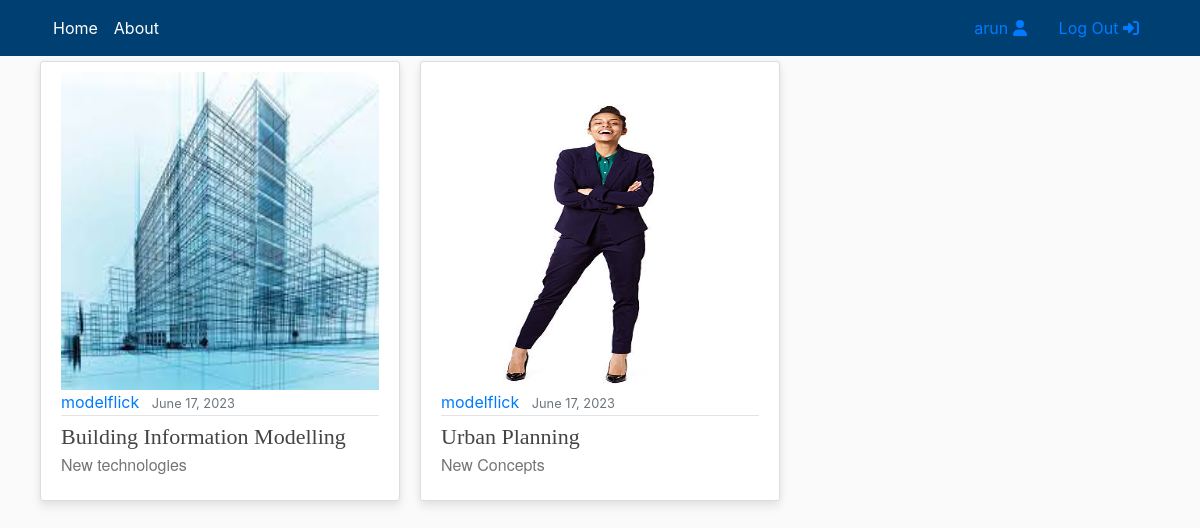
The app's page / (signed in) with its own data.
### users/models.py (models this page shows)
class CustomUser(AbstractUser):
    def image_upload_to(self, instance=None):
        if instance:
            return os.path.join("Users", self.username, instance)
        return None
    STATUS = (
        ('regular','regular'),
        ('subscriber','subscriber'),
        ('moderator','moderator')
    )
    email = models.EmailField(unique=True)
    status = models.CharField(max_length=100, choices=STATUS, default='regular')
    description = models.TextField('Description', max_length=600, default='', blank = True)
    image = models.ImageField(default = 'default/user.jpg',upload_to = image_upload_to)
    def __str__(self):
        return self.username

### main/models.py (models this page shows, shortened)
class ArticleSeries(models.Model):
    def image_upload_to(self, instance=None):
        if instance:
            return os.path.join("ArticleSeries", slugify(self.slug), instance)
        return None
    title = models.CharField(max_length=200)
    subtitle = models.CharField(max_length=200, default = '', blank = True)
    slug = models.SlugField('Article slug', null=False, blank= False, unique=True)
    published = models.DateTimeField('Date published', default=timezone.now)
    author = models.ForeignKey(get_user_model(), default=1, on_delete=models.SET_DEFAULT)
    image = models.ImageField(default = 'default/noimage.jpg',upload_to = image_upload_to, max_length = 255)
    class Meta:
        verbose_name_plural = 'Series'
        ordering = ['-published']

### main/views.py (the view)
# urls.py: path('', views.home, name = 'home'),
def home(request):
    matching_series = ArticleSeries.objects.all()
    return render(
        request=request,
        template_name = 'main/home.html',
        context = {'objects': matching_series}
        )

### main/templates/main/home.html
{% extends "main/header.html" %}
{% block content %}
    <div class="row display-flex justify-content-start">
    {% for object in objects %}
        <div class="col-lg-4 col-md-6 col-sm-12 mobiledevice">
            <article class="media content-section customhover" style="height: 95%;">
                <div class="media-body">
                    <a href="/{{object.slug}}">
                        <div class="aspect-ratio-box">
                            <img class="img-fluid" src="{{ object.image.url }}" alt="Image">
                        </div>
                    </a>
                    <div class="article-metadata">
                        <a class='mr-2' href="{% url 'profile' object.author %}">{{ object.author }}</a>
                        <small class="text-muted">{{ object.published|date:"F d, Y" }}</small>
                    </div>
                    <div>
                        <a class="article-title line-clamp-2 title-style" style="font-size: 22px" href="/{{object.slug}}">
                            {{ object.title }}
                        </a>
                        <a href="/{{object.slug}}" style="text-decoration: none;">
                            <p class="article-content line-clamp-5 subtitle-style">{{ object.subtitle }}</p>
                        </a>
                    </div>
                </div>
            </article>
        </div>
    {% endfor %}
    </div>
{% endblock content %}

### main/templates/main/includes/navbar.html (shortened to what this page needs)
<header class="site-header" style="margin-bottom: 5px">
    <nav class="navbar navbar-expand-md navbar-color">
        <div class="container">
            <div class="navbar-nav">
                <a class="nav-item nav-link" href="/">Home</a>
            </div>
            <div class="collapse navbar-collapse" id="navbarToggle">
                <div class="navbar-nav mr-auto">
                    <a class="nav-item nav-link" href="/">About</a>
                </div>
                {% if user.is_authenticated %}
                    <a class="nav-item nav-link" href="{% url 'profile' user.username %}">
                        {{user.username}} <i class="fas fa-user"></i>
                    </a>
                    <a class="nav-item nav-link" href="{% url 'logout' %}">
                        Log Out <i class="fas fa-sign-in-alt"></i>
                    </a>
                {% endif %}
                </div>
            </div>
    </nav>
</header>

### main/static/main/main.css (style rules this page uses)
:root { --footercolor: #003F72; --navbarcolor: #003F72; --btncolor: #003F72; --socialcolor: #003F72; --brightText: #ffffff; }
.navbar-color { background-color: var(--navbarcolor); }
body { background: #fafafa; }
.site-header .navbar-nav .nav-link { color: var(--brightText); }
.content-section { background: #ffffff; padding: 10px 20px; border: 1px solid #dddddd; border-radius: 3px; margin-bottom: 20px; }
.article-title { color: #444444; }
.article-content { white-space: pre-line; }
.article-metadata { padding-bottom: 1px; margin-bottom: 4px; border-bottom: 1px solid #e3e3e3 }
.row.display-flex { display: flex; flex-wrap: wrap; }
.row.display-flex > [class*='col-'] { flex-grow: 1; }
.customhover { background: #fff; box-shadow: 0 6px 10px rgba(0,0,0,.08), 0 0 6px rgba(0,0,0,.05); transition: .3s transform cubic-bezier(.155,1.105,.295,1.12),.3s box-shadow,.3s -webkit-transform cubic-bezier(.155,1.105,.295,1.12); cursor: pointer; }
@media screen and (min-width: 600px) { .mobiledevice { padding-left: 10px; padding-right: 10px; } }
.title-style { font-family: fell, Georgia, Cambria, 'Times New Roman', Times, serif !important; }
.subtitle-style { font-family: sohne, 'Helvetica Neue', Helvetica, Arial, sans-serif !important; color: rgba(117, 117, 117, 1) !important; }
.aspect-ratio-box { position: relative; }
.aspect-ratio-box::after { display: block; content: ''; padding-bottom: 100%; }
.aspect-ratio-box img { position: absolute; left: 0; right: 0; width: 100%; height: 100%; }

### records on screen
CustomUser: username "arun"
ArticleSeries: image (picture), author "modelflick", published "June 17, 2023", title "Building Information Modelling", subtitle "New technologies"
ArticleSeries: image (picture), author "modelflick", published "June 17, 2023", title "Urban Planning", subtitle "New Concepts"
